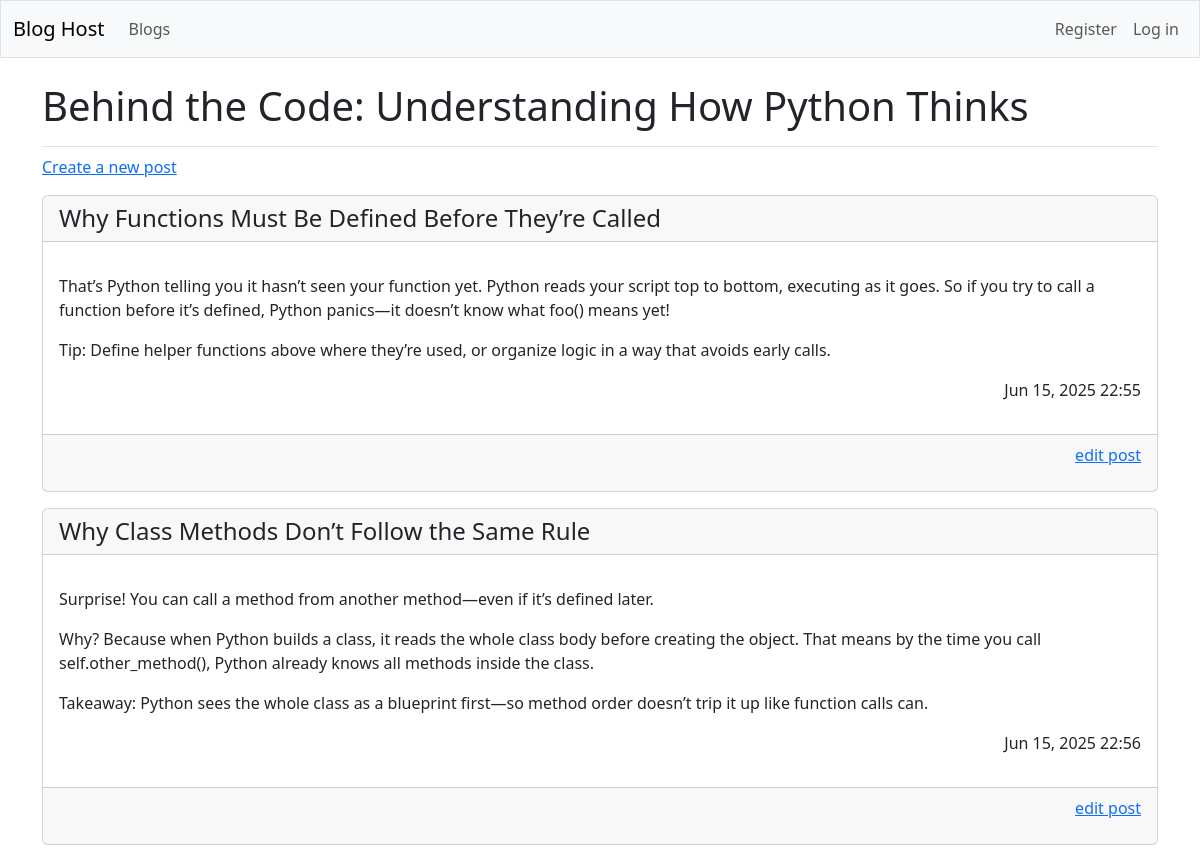
The page /blogs/3 on the database as committed earlier.
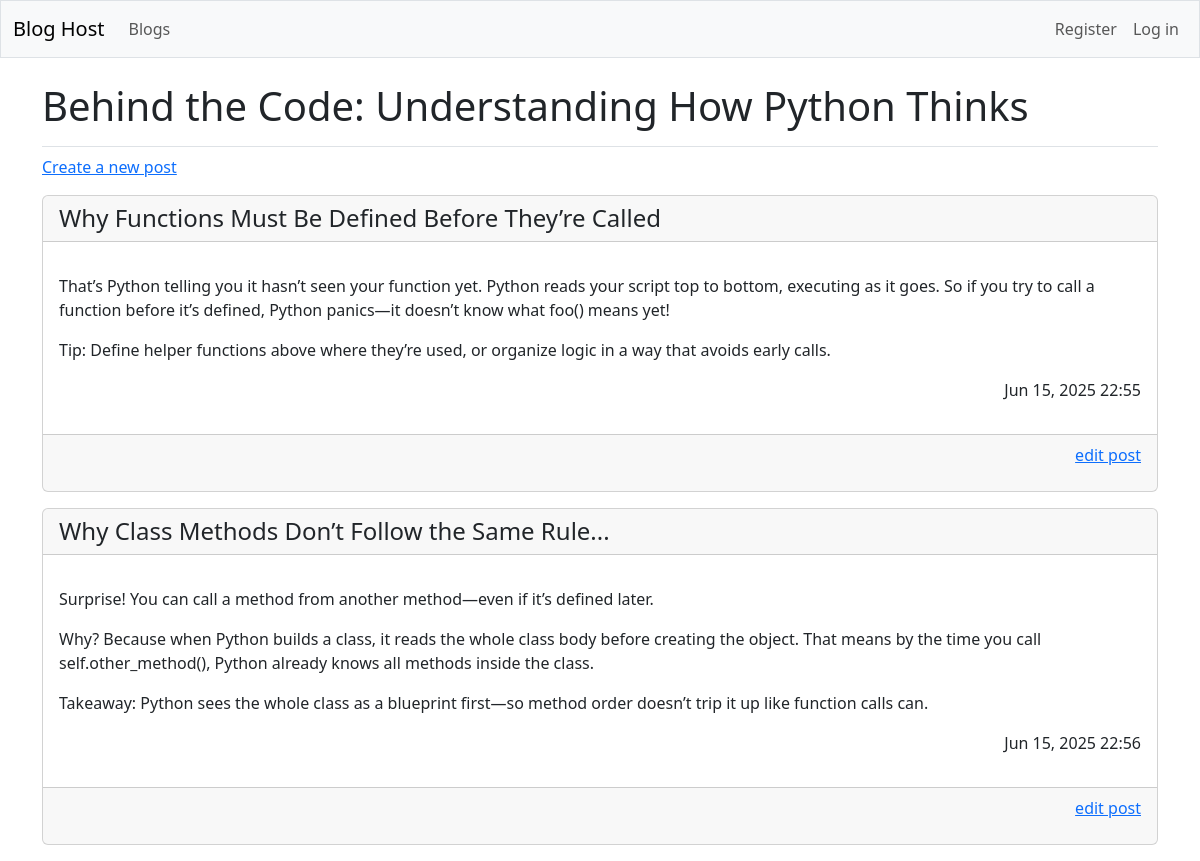
The same page on the database as committed later.
### blogs/models.py (models this page shows, shortened)
class Blog(models.Model):
    title = models.CharField(max_length=200)
    description = models.CharField(max_length=500)
    date_added = models.DateTimeField(auto_now_add=True)
    owner = models.ForeignKey(User, on_delete=models.CASCADE)

class Post(models.Model):
    blog = models.ForeignKey(Blog, on_delete=models.CASCADE)
    title = models.CharField(max_length=200)
    text = models.TextField()
    date_added = models.DateTimeField(auto_now_add=True)

### blogs/views.py (the view)
# urls.py: path('blogs/<int:blog_id>', views.blog, name='blog'),
def blog(request, blog_id):
    blog = Blog.objects.get(id=blog_id)
    posts = blog.post_set.order_by('date_added')
    context = {'blog': blog, 'posts': posts}
    return render(request, 'blogs/blog.html', context)

### blogs/templates/blogs/blog.html
{% extends 'blogs/base.html' %}
{% block page_header %}
  <h1>{{ blog.title }}</h1>
{% endblock page_header %}
{% block content %}
  <p>
    <a href="{% url 'blogs:new_post' blog.id %}">Create a new post</a>
  </p>
{% for post in posts %}
    <div class="card mb-3">
      <h4 class="card-header">{{ post.title }}</h4>
      <div class="card-body">
        <p class="card-text">{{ post.text|linebreaks }}</p>
        <p class="text-end">{{ post.date_added|date:'M d, Y H:i' }}</p>
      </div>
      <div class="card-footer text-muted">
        <p class="text-end"><a href="{% url 'blogs:edit_post' post.id %}">
          edit post</a></p>
      </div>
    </div>
  {% empty %}
    <p>This blog does not have any posts yet.</p>
  {% endfor %}
{% endblock content %}

### blogs/templates/blogs/base.html (shortened to what this page needs)
<!doctype html>
<html lang="en">
<head>
  {% load django_bootstrap5 %}
  {% bootstrap_css %}
</head>
<body>
  <nav class="navbar navbar-expand-md navbar-light bg-light mb-4 border">
    <div class="container-fluid">
      <a class="navbar-brand" href="{% url 'blogs:index' %}">
          Blog Host</a>
      <div class="collapse navbar-collapse" id="navbarCollapse">
        <ul class="navbar-nav me-auto mb-2 mb-md-0">
          <li class="nav-item">
            <a class="nav-link" href="{% url 'blogs:blogs' %}">
              Blogs</a></li>
        </ul>
        <ul class="navbar-nav ms-auto mb-2 mb-md-0">
          {% if user.is_authenticated %}
            <li class="nav-item">
              <span class="navbar-text me-2">Hello, {{ user.username }}.
                </span></li>
          {% else %}
            <li class="nav-item">
              <a class="nav-link" href="{% url 'accounts:register' %}">
                  Register</a></li>
            <li class="nav-item">
              <a class="nav-link" href="{% url 'accounts:login' %}">
                  Log in</a></li>
          {% endif %}
        </ul>
      </div>
    </div>
  </nav>
  <main class="container">
    <div class="pb-2 mb-2 border-bottom">
      {% block page_header %}{% endblock page_header %}
    </div>
    <div>
      {% block content %}{% endblock content %}
    </div>
  </main>
</body>
</html>

Rows that differ between the two databases and show on the page:
changed Post: title "Why Class Methods Don’t Follow the Same Rule" → "Why Class Methods Don’t Follow the Same Rule..."
